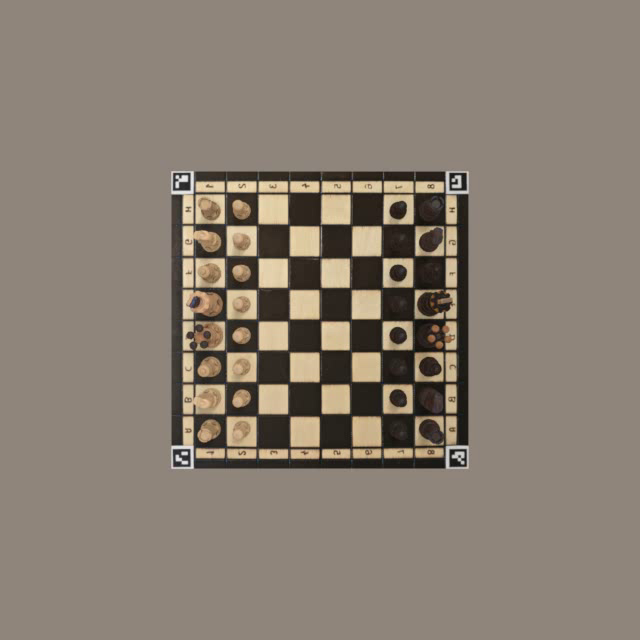
#> input picture frame 12 of tests/data/testclips-640new/blender-capture.mp4, 640 x 640 px, given in place of the camera
$ python probe_camera_formats_list.py   (older library calls are emulated)
#> lines starting #> are read from the running program, lines starting #| are printed output that depends on the picture
"""Ground truth: what media types does the camera ACTUALLY advertise, and is MSMF's
1440p60 real detail or an upscale?

Two questions the fps tables can't settle:

1. `probe_camera_mjpeg.py` shows MJPG engaging on DSHOW at 4K yet still only ~21 fps with
   ~1.1 CPU cores. That is either our JPEG decode saturating a core, or the device simply
   not offering 4K MJPEG above ~20-30 fps. Only the device's own capability list decides
   this. DirectShow exposes it via `IAMStreamConfig::GetStreamCaps`, which `pygrabber`
   wraps — so we ask the camera instead of guessing.

2. MSMF delivers 2560x1440 at ~60 fps no matter which resolution is requested. A known
   Windows trap is MSMF handing back an UPSCALED lower-resolution stream at the nominal
   size, which would look like a win and quietly cost real detail. We compare high-frequency
   energy (variance of the Laplacian, plus a downscale-upscale residual) against the DSHOW
   1440p frame of the same scene. An upscaled stream has markedly less high-frequency
   energy and a much smaller residual.

pygrabber is NOT a project dependency — install it somewhere disposable and point this
script at it, so the venv stays clean:

    uv pip install --python .venv/Scripts/python.exe --target %TEMP%/pgrab pygrabber
    .venv/Scripts/python.exe scripts/probe_camera_formats_list.py --pygrabber %TEMP%/pgrab

Without `--pygrabber` the format listing is skipped and only the sharpness check runs.
"""

from __future__ import annotations

import argparse
import os
import sys

import cv2
import numpy as np


def list_formats(pygrabber_path: str | None, index: int) -> None:
    """Print every media type the DirectShow capture pin advertises (subtype, size, fps)."""
    if pygrabber_path:
        # Append, never prepend: the temp dir must not shadow the venv's numpy/cv2.
        sys.path.append(pygrabber_path)
    try:
        from pygrabber.dshow_graph import FilterGraph
    except ImportError as exc:
        print(f"(pygrabber unavailable: {exc} — skipping the format listing)\n")
        return

    graph = FilterGraph()
    devices = graph.get_input_devices()
    print("DirectShow devices:")
    for i, name in enumerate(devices):
        print(f"  [{i}] {name}")
    if index >= len(devices):
        print(f"\nindex {index} out of range — nothing to list\n")
        return

    print(f"\n=== advertised media types of [{index}] {devices[index]} ===")
    graph.add_video_input_device(index)
    try:
        formats = graph.get_input_device().get_formats()
    finally:
        try:
            graph.remove_filters()
        except Exception:                                    # noqa: BLE001
            pass

    # Group by subtype so "does 4K MJPEG do 60?" is answerable at a glance.
    by_type: dict[str, list] = {}
    for f in formats:
        by_type.setdefault(str(f.get("media_type_str", "?")), []).append(f)

    for subtype, entries in sorted(by_type.items()):
        print(f"\n  -- {subtype} --")
        entries.sort(key=lambda e: (-int(e.get("width", 0)), -int(e.get("height", 0))))
        for e in entries:
            w, h = e.get("width"), e.get("height")
            lo, hi = e.get("min_framerate"), e.get("max_framerate")
            print(f"     {w:>5}x{h:<5}  fps {lo}..{hi}   (index {e.get('index')})")
    print()


def sharpness(frame) -> tuple[float, float]:
    """(Laplacian variance, downscale-upscale residual) — two independent proxies for real
    optical detail. A stream upscaled from a lower resolution scores low on both."""
    g = cv2.cvtColor(frame, cv2.COLOR_BGR2GRAY) if frame.ndim == 3 else frame
    lap = float(cv2.Laplacian(g, cv2.CV_64F).var())
    h, w = g.shape[:2]
    small = cv2.resize(g, (w // 2, h // 2), interpolation=cv2.INTER_AREA)
    back = cv2.resize(small, (w, h), interpolation=cv2.INTER_LINEAR)
    resid = float(np.mean(np.abs(g.astype(np.int16) - back.astype(np.int16))))
    return lap, resid


def grab_one(backend, w: int, h: int, index: int, use_params: bool):
    if use_params:
        cap = cv2.VideoCapture(index, backend, [
            cv2.CAP_PROP_FOURCC, int(cv2.VideoWriter_fourcc(*"MJPG")),
            cv2.CAP_PROP_FRAME_WIDTH, int(w),
            cv2.CAP_PROP_FRAME_HEIGHT, int(h),
        ])
    else:
        cap = cv2.VideoCapture(index, backend)
        if cap.isOpened():
            cap.set(cv2.CAP_PROP_FRAME_WIDTH, w)
            cap.set(cv2.CAP_PROP_FRAME_HEIGHT, h)
    if not cap.isOpened():
        return None, 0
    try:
        for _ in range(15):                                  # let AE/AWB settle before judging
            cap.read()
        ok, frame = cap.read()
        raw = int(cap.get(cv2.CAP_PROP_FOURCC))
        return (frame if ok else None), raw
    finally:
        cap.release()


def compare_sharpness(index: int) -> None:
    print("=== is MSMF's 1440p real detail, or upscaled? (same scene, back to back) ===")
    print("    higher lap-var / residual = more genuine high-frequency detail\n")
    print(f"{'path':<34} | {'delivered':>11} | {'fourcc':>10} | {'lap-var':>9} | {'residual':>8}")
    cases = [
        ("DSHOW 1440p MJPG (params)", cv2.CAP_DSHOW, 2560, 1440, True),
        ("MSMF  1440p (set-after)", cv2.CAP_MSMF, 2560, 1440, False),
        ("DSHOW 1080p MJPG (params)", cv2.CAP_DSHOW, 1920, 1080, True),
    ]
    for label, backend, w, h, params in cases:
        frame, raw = grab_one(backend, w, h, index, params)
        if frame is None:
            print(f"{label:<34} | {'no frame':>11}")
            continue
        lap, resid = sharpness(frame)
        size = f"{frame.shape[1]}x{frame.shape[0]}"
        cc = "".join(chr((raw >> (8 * i)) & 0xFF) for i in range(4))
        cc = "".join(c if c.isprintable() else "." for c in cc)
        print(f"{label:<34} | {size:>11} | {cc!r:>10} | {lap:9.1f} | {resid:8.2f}")
    print()


def main() -> int:
    ap = argparse.ArgumentParser(description=__doc__,
                                 formatter_class=argparse.RawDescriptionHelpFormatter)
    ap.add_argument("--index", type=int, default=1)
    ap.add_argument("--pygrabber", default=os.environ.get("PYGRABBER_PATH"),
                    help="directory pygrabber was installed into (keeps the venv clean)")
    a = ap.parse_args()
    list_formats(a.pygrabber, a.index)
#> (the call stopped at in list_formats, `graph = FilterGraph()`: pygrabber is not available in this run)
    compare_sharpness(a.index)
#> the loop in grab_one, `for _ in range(15):` made 15 passes
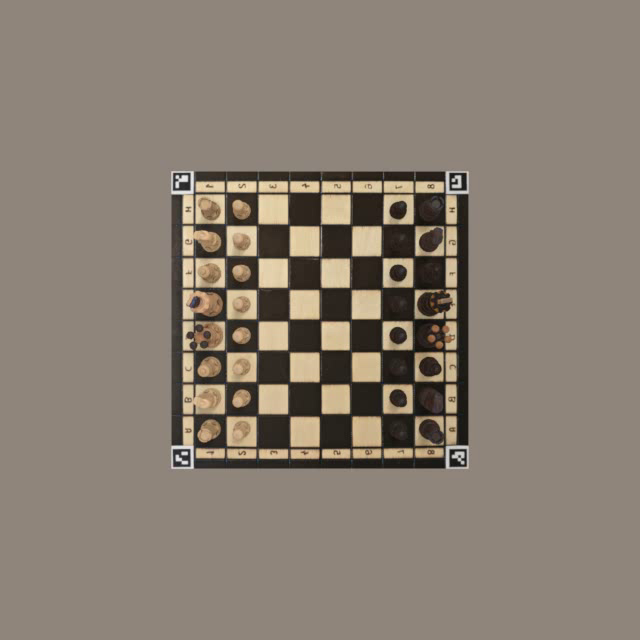
#> input picture frame 12 of tests/data/testclips-640new/blender-capture.mp4, 640 x 640 px, given in place of the camera
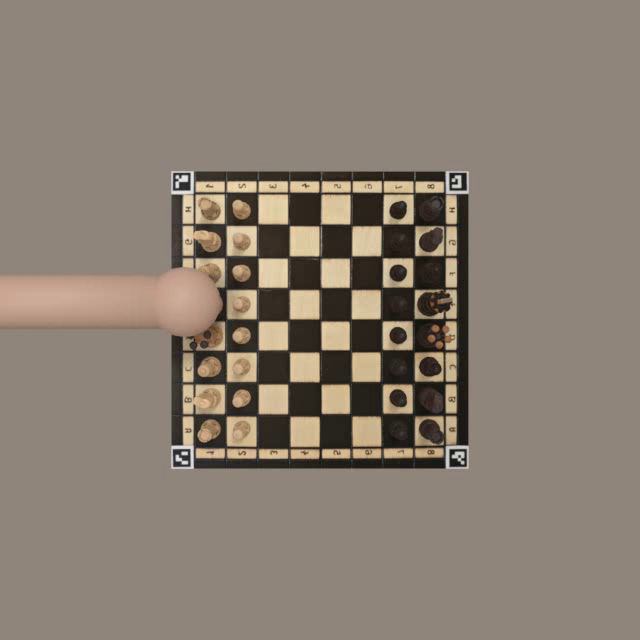
#> input picture frame 27 of tests/data/testclips-640new/blender-capture.mp4, 640 x 640 px, given in place of the camera
#> in grab_one, frame is the input picture: shape (640, 640, 3); mean B, G, R 114.7, 126.8, 138.1
#> in sharpness, `g = cv2.cvtColor(frame, cv2.COLOR_BGR2GRAY) if frame.ndim == 3 else fr..`:
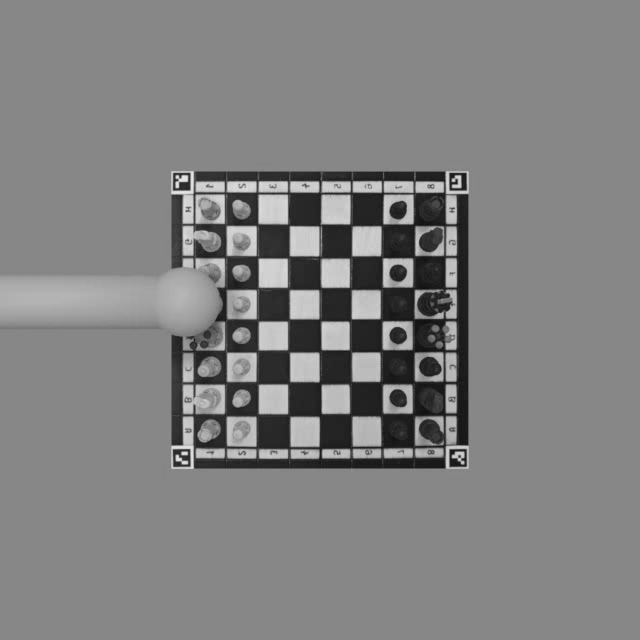
#> g: shape (640, 640); min 15, max 235, mean 128.9
#> in sharpness, `lap = float(cv2.Laplacian(g, cv2.CV_64F).var())`: lap = 229.6
#> in sharpness, `small = cv2.resize(g, (w // 2, h // 2), interpolation=cv2.INTER_AREA)`:
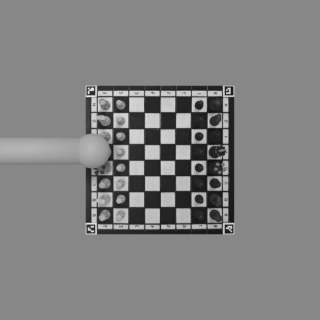
#> small: shape (320, 320); min 17, max 229, mean 128.9
#> in sharpness, `resid = float(np.mean(np.abs(g.astype(np.int16) - back.astype(np.int16..`: resid = 1.66
#> in compare_sharpness, `lap, resid = sharpness(frame)`: lap = 229.6; resid = 1.66
#| DSHOW 1440p MJPG (params)          |     640x640 |     'FMP4' |     229.6 |     1.66
    return 0


if __name__ == "__main__":
    sys.exit(main())
#> (the program exits here)

$ run again, starting later in the video
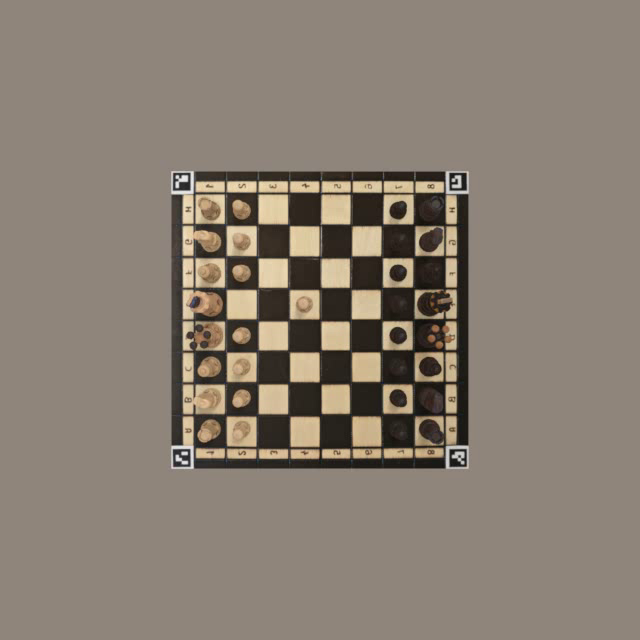
#> input picture frame 56 of tests/data/testclips-640new/blender-capture.mp4, 640 x 640 px, given in place of the camera
#> the loop in grab_one, `for _ in range(15):` made 15 passes
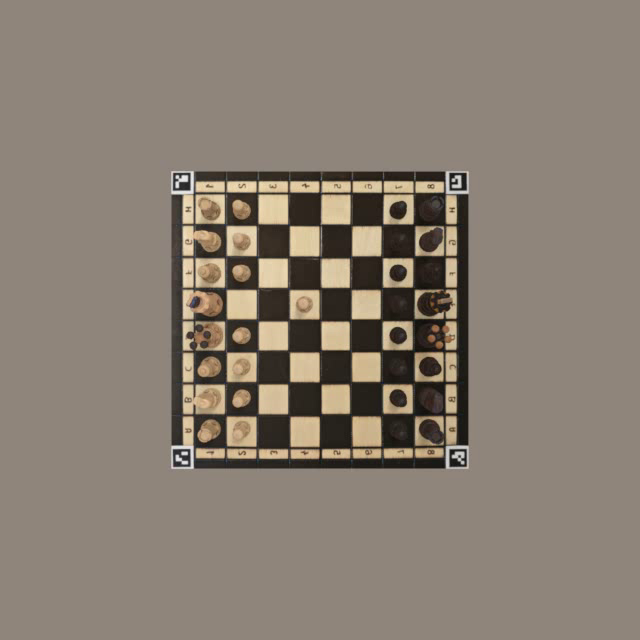
#> input picture frame 56 of tests/data/testclips-640new/blender-capture.mp4, 640 x 640 px, given in place of the camera
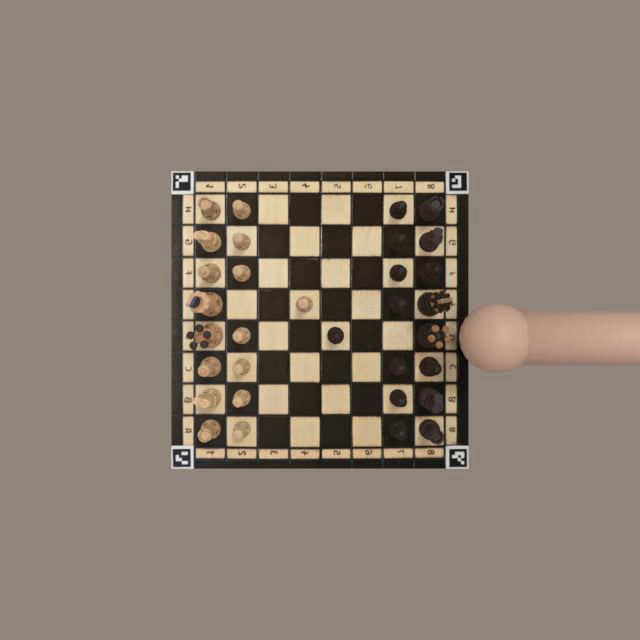
#> input picture frame 71 of tests/data/testclips-640new/blender-capture.mp4, 640 x 640 px, given in place of the camera
#> in grab_one, frame is the input picture: shape (640, 640, 3); mean B, G, R 114.5, 126.5, 137.8
#> in sharpness, `lap = float(cv2.Laplacian(g, cv2.CV_64F).var())`: lap = 234.7
#> in sharpness, `small = cv2.resize(g, (w // 2, h // 2), interpolation=cv2.INTER_AREA)`:
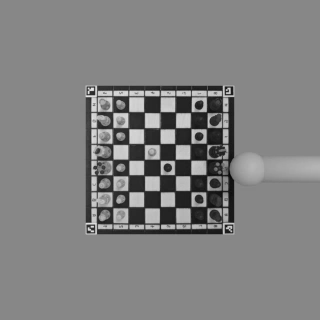
#> small: shape (320, 320); min 6, max 231, mean 128.7
#> in sharpness, `resid = float(np.mean(np.abs(g.astype(np.int16) - back.astype(np.int16..`: resid = 1.7
#> in compare_sharpness, `lap, resid = sharpness(frame)`: lap = 234.7; resid = 1.7
#| DSHOW 1440p MJPG (params)          |     640x640 |     'FMP4' |     234.7 |     1.70

$ run again, starting later in the video
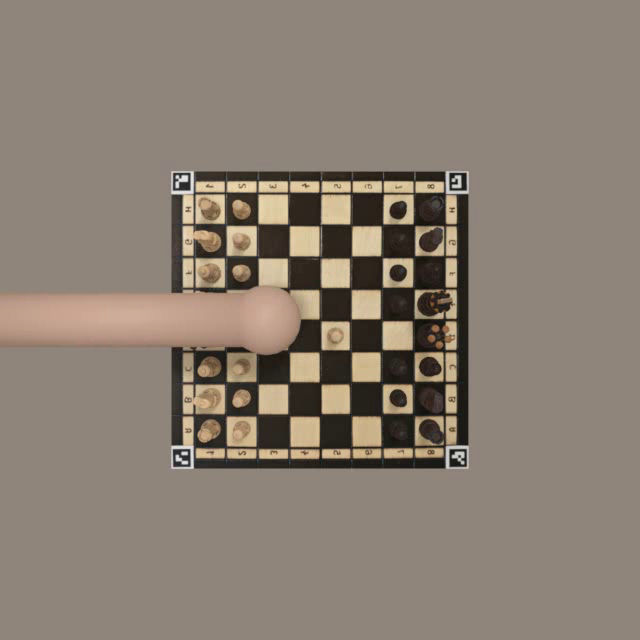
#> input picture frame 100 of tests/data/testclips-640new/blender-capture.mp4, 640 x 640 px, given in place of the camera
#> the loop in grab_one, `for _ in range(15):` made 15 passes
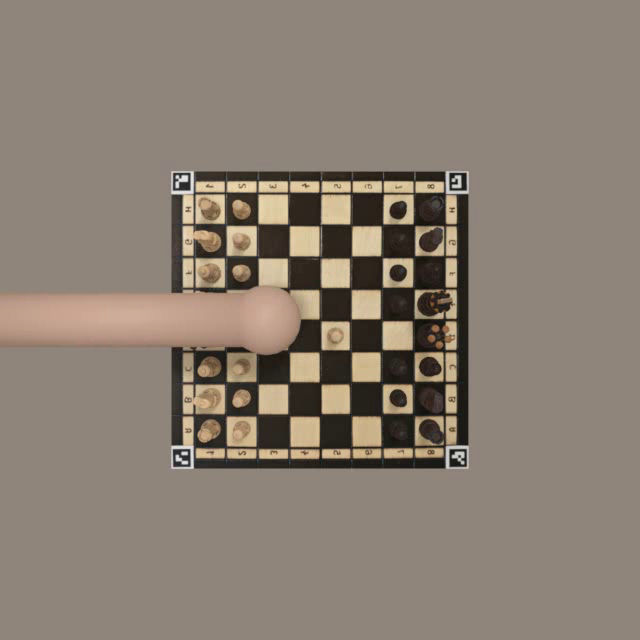
#> input picture frame 100 of tests/data/testclips-640new/blender-capture.mp4, 640 x 640 px, given in place of the camera
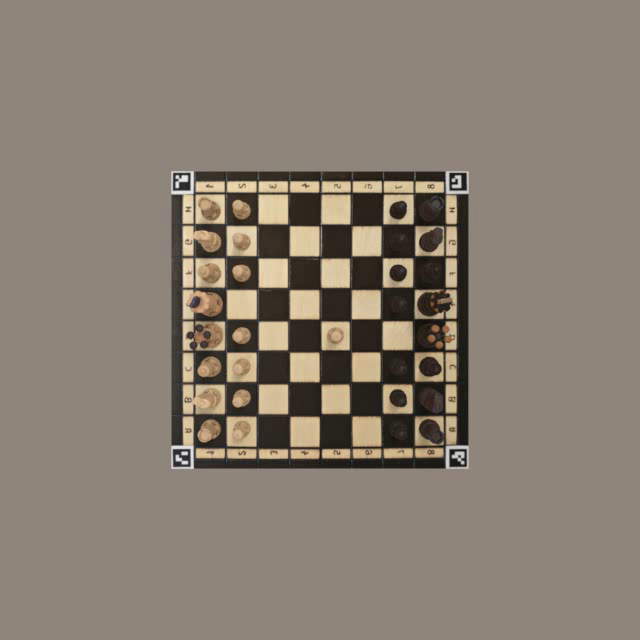
#> input picture frame 115 of tests/data/testclips-640new/blender-capture.mp4, 640 x 640 px, given in place of the camera
#> in grab_one, frame is the input picture: shape (640, 640, 3); mean B, G, R 114.5, 126.4, 137.1
#> in sharpness, `lap = float(cv2.Laplacian(g, cv2.CV_64F).var())`: lap = 238.3
#> in sharpness, `small = cv2.resize(g, (w // 2, h // 2), interpolation=cv2.INTER_AREA)`:
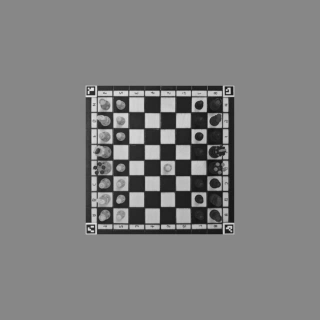
#> small: shape (320, 320); min 16, max 232, mean 128.4
#> in sharpness, `resid = float(np.mean(np.abs(g.astype(np.int16) - back.astype(np.int16..`: resid = 1.7
#> in compare_sharpness, `lap, resid = sharpness(frame)`: lap = 238.3; resid = 1.7
#| DSHOW 1440p MJPG (params)          |     640x640 |     'FMP4' |     238.3 |     1.70
